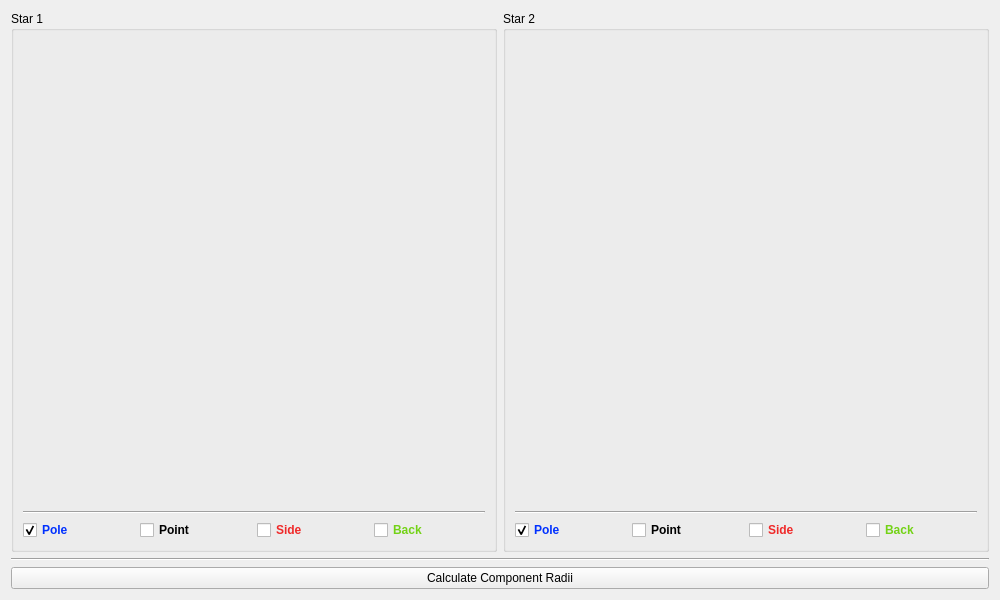
<?xml version="1.0" encoding="UTF-8"?>
<ui version="4.0">
 <class>DimensionWidget</class>
 <widget class="QWidget" name="DimensionWidget">
  <property name="geometry">
   <rect>
    <x>0</x>
    <y>0</y>
    <width>1000</width>
    <height>600</height>
   </rect>
  </property>
  <property name="windowTitle">
   <string>Component Dimensions</string>
  </property>
  <layout class="QGridLayout" name="gridLayout_5">
   <item row="0" column="0">
    <widget class="QGroupBox" name="groupBox_2">
     <property name="title">
      <string>Star 1</string>
     </property>
     <layout class="QVBoxLayout" name="verticalLayout">
      <item>
       <widget class="QWidget" name="s1_plot_widget" native="true">
        <property name="sizePolicy">
         <sizepolicy hsizetype="Expanding" vsizetype="Expanding">
          <horstretch>0</horstretch>
          <verstretch>0</verstretch>
         </sizepolicy>
        </property>
        <property name="minimumSize">
         <size>
          <width>300</width>
          <height>200</height>
         </size>
        </property>
       </widget>
      </item>
      <item>
       <widget class="Line" name="line_2">
        <property name="orientation">
         <enum>Qt::Horizontal</enum>
        </property>
       </widget>
      </item>
      <item>
       <layout class="QHBoxLayout" name="horizontalLayout">
        <item>
         <widget class="QCheckBox" name="s1_pole_chk">
          <property name="palette">
           <palette>
            <active>
             <colorrole role="WindowText">
              <brush brushstyle="SolidPattern">
               <color alpha="255">
                <red>0</red>
                <green>48</green>
                <blue>255</blue>
               </color>
              </brush>
             </colorrole>
            </active>
            <inactive>
             <colorrole role="WindowText">
              <brush brushstyle="SolidPattern">
               <color alpha="255">
                <red>0</red>
                <green>48</green>
                <blue>255</blue>
               </color>
              </brush>
             </colorrole>
            </inactive>
            <disabled>
             <colorrole role="WindowText">
              <brush brushstyle="SolidPattern">
               <color alpha="255">
                <red>190</red>
                <green>190</green>
                <blue>190</blue>
               </color>
              </brush>
             </colorrole>
            </disabled>
           </palette>
          </property>
          <property name="font">
           <font>
            <weight>75</weight>
            <bold>true</bold>
           </font>
          </property>
          <property name="text">
           <string>Pole</string>
          </property>
          <property name="checked">
           <bool>true</bool>
          </property>
         </widget>
        </item>
        <item>
         <widget class="QCheckBox" name="s1_point_chk">
          <property name="font">
           <font>
            <weight>75</weight>
            <bold>true</bold>
           </font>
          </property>
          <property name="text">
           <string>Point</string>
          </property>
         </widget>
        </item>
        <item>
         <widget class="QCheckBox" name="s1_side_chk">
          <property name="palette">
           <palette>
            <active>
             <colorrole role="WindowText">
              <brush brushstyle="SolidPattern">
               <color alpha="255">
                <red>239</red>
                <green>41</green>
                <blue>41</blue>
               </color>
              </brush>
             </colorrole>
            </active>
            <inactive>
             <colorrole role="WindowText">
              <brush brushstyle="SolidPattern">
               <color alpha="255">
                <red>239</red>
                <green>41</green>
                <blue>41</blue>
               </color>
              </brush>
             </colorrole>
            </inactive>
            <disabled>
             <colorrole role="WindowText">
              <brush brushstyle="SolidPattern">
               <color alpha="255">
                <red>190</red>
                <green>190</green>
                <blue>190</blue>
               </color>
              </brush>
             </colorrole>
            </disabled>
           </palette>
          </property>
          <property name="font">
           <font>
            <weight>75</weight>
            <bold>true</bold>
           </font>
          </property>
          <property name="text">
           <string>Side</string>
          </property>
         </widget>
        </item>
        <item>
         <widget class="QCheckBox" name="s1_back_chk">
          <property name="palette">
           <palette>
            <active>
             <colorrole role="WindowText">
              <brush brushstyle="SolidPattern">
               <color alpha="255">
                <red>115</red>
                <green>210</green>
                <blue>22</blue>
               </color>
              </brush>
             </colorrole>
            </active>
            <inactive>
             <colorrole role="WindowText">
              <brush brushstyle="SolidPattern">
               <color alpha="255">
                <red>115</red>
                <green>210</green>
                <blue>22</blue>
               </color>
              </brush>
             </colorrole>
            </inactive>
            <disabled>
             <colorrole role="WindowText">
              <brush brushstyle="SolidPattern">
               <color alpha="255">
                <red>190</red>
                <green>190</green>
                <blue>190</blue>
               </color>
              </brush>
             </colorrole>
            </disabled>
           </palette>
          </property>
          <property name="font">
           <font>
            <weight>75</weight>
            <bold>true</bold>
           </font>
          </property>
          <property name="text">
           <string>Back</string>
          </property>
         </widget>
        </item>
       </layout>
      </item>
     </layout>
    </widget>
   </item>
   <item row="0" column="1">
    <widget class="QGroupBox" name="groupBox">
     <property name="title">
      <string>Star 2</string>
     </property>
     <layout class="QGridLayout" name="gridLayout_3">
      <item row="2" column="0">
       <layout class="QHBoxLayout" name="horizontalLayout_2">
        <item>
         <widget class="QCheckBox" name="s2_pole_chk">
          <property name="palette">
           <palette>
            <active>
             <colorrole role="WindowText">
              <brush brushstyle="SolidPattern">
               <color alpha="255">
                <red>0</red>
                <green>48</green>
                <blue>255</blue>
               </color>
              </brush>
             </colorrole>
            </active>
            <inactive>
             <colorrole role="WindowText">
              <brush brushstyle="SolidPattern">
               <color alpha="255">
                <red>0</red>
                <green>48</green>
                <blue>255</blue>
               </color>
              </brush>
             </colorrole>
            </inactive>
            <disabled>
             <colorrole role="WindowText">
              <brush brushstyle="SolidPattern">
               <color alpha="255">
                <red>190</red>
                <green>190</green>
                <blue>190</blue>
               </color>
              </brush>
             </colorrole>
            </disabled>
           </palette>
          </property>
          <property name="font">
           <font>
            <weight>75</weight>
            <bold>true</bold>
           </font>
          </property>
          <property name="text">
           <string>Pole</string>
          </property>
          <property name="checked">
           <bool>true</bool>
          </property>
         </widget>
        </item>
        <item>
         <widget class="QCheckBox" name="s2_point_chk">
          <property name="font">
           <font>
            <weight>75</weight>
            <bold>true</bold>
           </font>
          </property>
          <property name="text">
           <string>Point</string>
          </property>
         </widget>
        </item>
        <item>
         <widget class="QCheckBox" name="s2_side_chk">
          <property name="palette">
           <palette>
            <active>
             <colorrole role="WindowText">
              <brush brushstyle="SolidPattern">
               <color alpha="255">
                <red>239</red>
                <green>41</green>
                <blue>41</blue>
               </color>
              </brush>
             </colorrole>
            </active>
            <inactive>
             <colorrole role="WindowText">
              <brush brushstyle="SolidPattern">
               <color alpha="255">
                <red>239</red>
                <green>41</green>
                <blue>41</blue>
               </color>
              </brush>
             </colorrole>
            </inactive>
            <disabled>
             <colorrole role="WindowText">
              <brush brushstyle="SolidPattern">
               <color alpha="255">
                <red>190</red>
                <green>190</green>
                <blue>190</blue>
               </color>
              </brush>
             </colorrole>
            </disabled>
           </palette>
          </property>
          <property name="font">
           <font>
            <weight>75</weight>
            <bold>true</bold>
           </font>
          </property>
          <property name="text">
           <string>Side</string>
          </property>
         </widget>
        </item>
        <item>
         <widget class="QCheckBox" name="s2_back_chk">
          <property name="palette">
           <palette>
            <active>
             <colorrole role="WindowText">
              <brush brushstyle="SolidPattern">
               <color alpha="255">
                <red>115</red>
                <green>210</green>
                <blue>22</blue>
               </color>
              </brush>
             </colorrole>
            </active>
            <inactive>
             <colorrole role="WindowText">
              <brush brushstyle="SolidPattern">
               <color alpha="255">
                <red>115</red>
                <green>210</green>
                <blue>22</blue>
               </color>
              </brush>
             </colorrole>
            </inactive>
            <disabled>
             <colorrole role="WindowText">
              <brush brushstyle="SolidPattern">
               <color alpha="255">
                <red>190</red>
                <green>190</green>
                <blue>190</blue>
               </color>
              </brush>
             </colorrole>
            </disabled>
           </palette>
          </property>
          <property name="font">
           <font>
            <weight>75</weight>
            <bold>true</bold>
           </font>
          </property>
          <property name="text">
           <string>Back</string>
          </property>
         </widget>
        </item>
       </layout>
      </item>
      <item row="0" column="0">
       <widget class="QWidget" name="s2_plot_widget" native="true">
        <property name="sizePolicy">
         <sizepolicy hsizetype="Expanding" vsizetype="Expanding">
          <horstretch>0</horstretch>
          <verstretch>0</verstretch>
         </sizepolicy>
        </property>
        <property name="minimumSize">
         <size>
          <width>300</width>
          <height>200</height>
         </size>
        </property>
       </widget>
      </item>
      <item row="1" column="0">
       <widget class="Line" name="line_3">
        <property name="orientation">
         <enum>Qt::Horizontal</enum>
        </property>
       </widget>
      </item>
     </layout>
    </widget>
   </item>
   <item row="3" column="0" colspan="2">
    <widget class="Line" name="line">
     <property name="orientation">
      <enum>Qt::Horizontal</enum>
     </property>
    </widget>
   </item>
   <item row="4" column="0" colspan="2">
    <widget class="QPushButton" name="plot_btn">
     <property name="sizePolicy">
      <sizepolicy hsizetype="Minimum" vsizetype="Fixed">
       <horstretch>0</horstretch>
       <verstretch>0</verstretch>
      </sizepolicy>
     </property>
     <property name="text">
      <string>Calculate Component Radii</string>
     </property>
    </widget>
   </item>
  </layout>
 </widget>
 <resources/>
 <connections/>
</ui>
